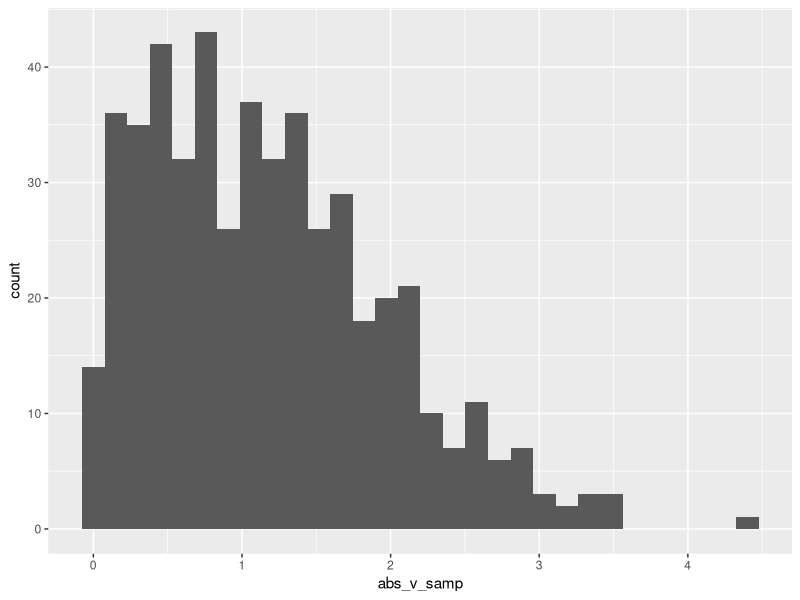

Generate this figure with R:
## ---- chunk 1
library(tidyverse)
## ---- chunk 2
samp = rnorm(100)
length(samp)
## ---- chunk 3

la_df = 
  tibble(
    norm_samp = rnorm(n = 500, mean = 1), 
    samp_g0 = norm_samp > 0,
    abs_v_samp = abs(norm_samp)
  )

ggplot(la_df, aes(x = abs_v_samp)) + 
 geom_histogram()


